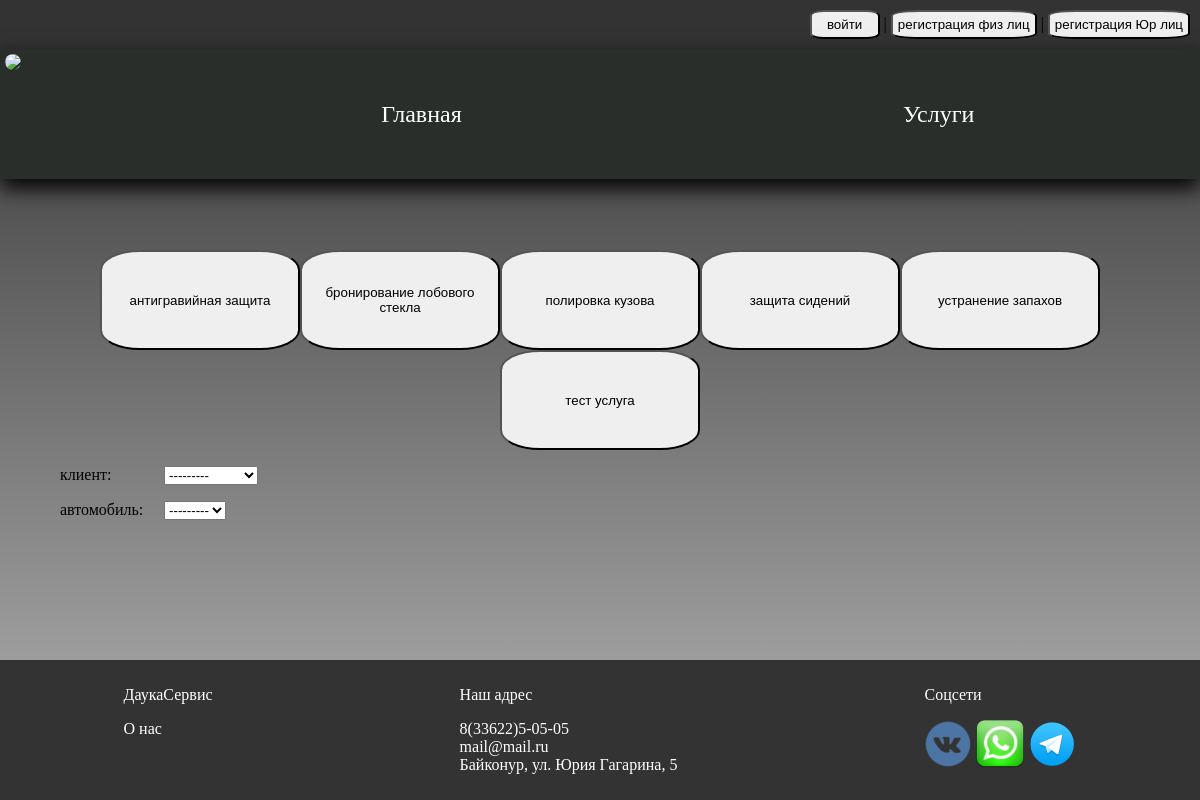
/calendar_events, run on the app's committed database.
### autoService/models.py (models this page shows)
class Service(models.Model):
    title = models.CharField('название услуги', max_length=100)
    description = models.TextField('описание')
    group = models.ForeignKey(GroupService, verbose_name='группа', on_delete=models.CASCADE)
    user = models.ManyToManyField(CustomUser, verbose_name='Мастера', related_name='services')
    class Meta:
        verbose_name = 'Услуга'
        verbose_name_plural = 'Услуги'
    def __str__(self):
        return self.title.lower()

### autoService/views.py (the view)
# urls.py: path('calendar_events', calendar_events, name='calendar_events'),
def calendar_events(request):
    services = Service.objects.all()
    context = {
        'services': services,
        'form': ClientListForm(),
    }
    return render(request, 'calendar_events_new.html', context)

### userManager/forms.py
class UserForm(UserCreationForm):
    class Meta:
        model = CustomUser
        fields = ['username', 'first_name', 'last_name', 'email', 'password1', 'password2']

class LegalEntity(UserCreationForm):
    inn = forms.IntegerField(label='ИНН', min_value=1000000000, max_value=9999999999)
    class Meta:
        model = CustomUser
        fields = ['username', 'inn', 'email', 'password1', 'password2']

### userManager/views.py (called while the page is built)
def auth_form_processor(request):
    creating_form = UserForm()
    auth_form = AuthenticationForm()
    creating_form_legal = LegalEntity()
    return {
        'creating_form': creating_form,
        'auth_form': auth_form,
        'creating_form_legal': creating_form_legal,
        'roles':list(request.user.groups.all().values_list('name', flat=True)) if request.user.is_authenticated else []
    }

### templates/calendar_events_new.html (shortened to what this page needs)
{% extends 'base.html' %}
{% block content %}
<div class="d-flex f-wrap" style="margin-top: 50px; justify-content:center;">
    {% for service in services %}
    <div class="tile">
        <button class="tile__btn" onclick="loadCalendar('{{service.id}}')">{{service}}</button>
    </div>
    {% endfor %}
</div>
<form id="clientForm">
    {{ form.as_p }}
</form>
{% endblock %}

### static/style.css (style rules this page uses)
body { margin: 0; font-family: "Finder"; height: 100%; background: rgba(0, 0, 0, 0.15); position:relative; background: linear-gradient(to bottom, rgba(0, 0, 0, 0.8), rgba(67, 67, 67, 0.4)); }
button, .button { padding:5px; border-radius: 20%; min-width: 70px; cursor: pointer; }
form label,label { display:inline-block; width:100px; }
.d-flex { display:flex; }

### templates/calendar_events_new.html (style rules this page uses)
.tile { max-width: 200px; min-height: 100px; flex: 200px 0 1; }
.tile__btn { width: 100%; height: 100%; }
.f-wrap { flex-wrap: wrap; }

### data on the page
Service: title "антигравийная защита"
Service: title "бронирование лобового стекла"
Service: title "полировка кузова"
Service: title "защита сидений"
Service: title "устранение запахов"
Service: title "тест услуга"
